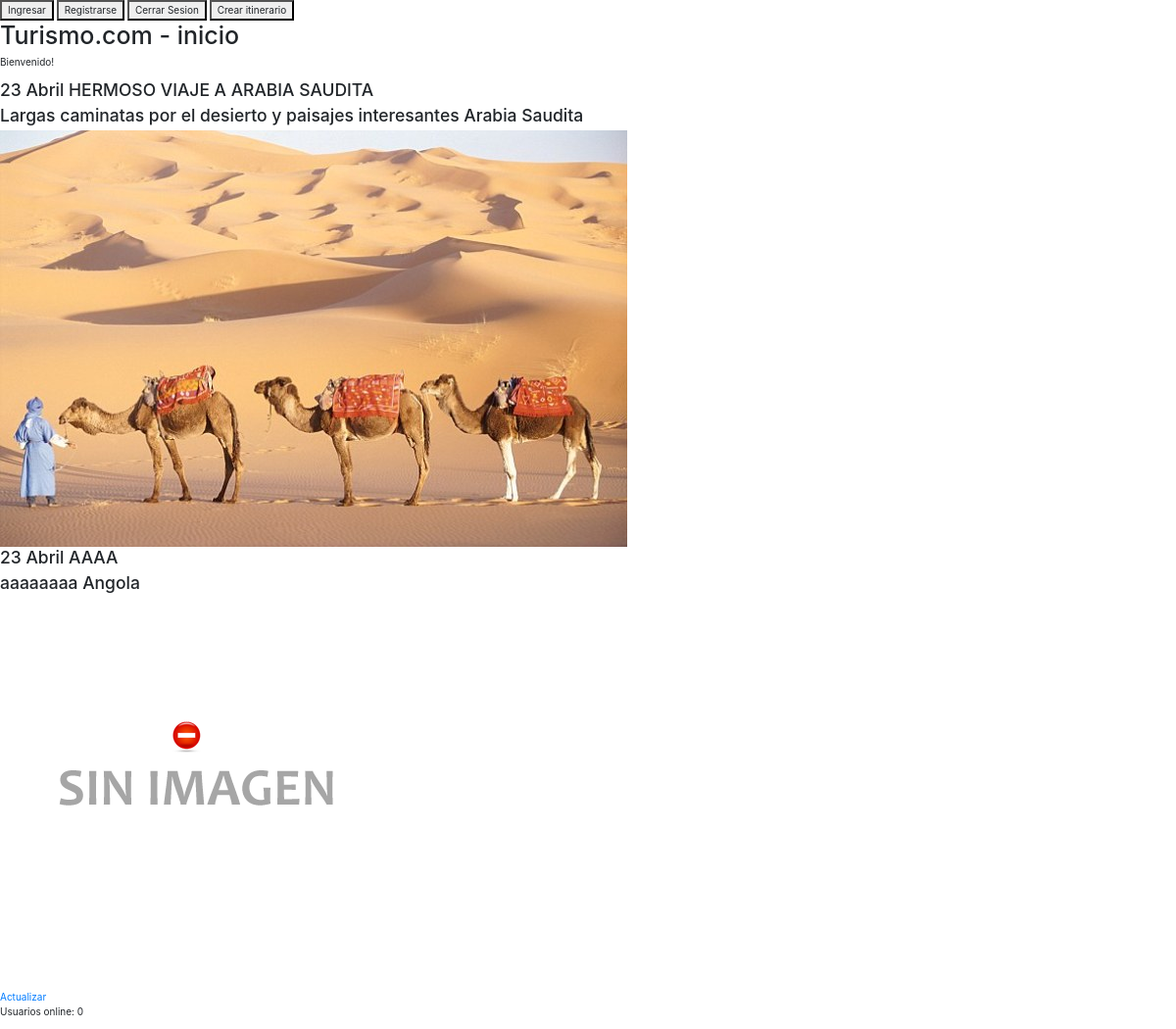
The page /inicio/ on the database its author committed.
### sitio/models.py (models this page shows, shortened)
class Itinerario(models.Model):
    usuario = models.ForeignKey(User, null=True, blank=True)
    titulo = models.CharField(max_length=50)
    estado = models.ForeignKey(Estado, null=True, blank=True)
    texto_general = models.CharField(max_length=1000)
    foto_general = models.ImageField(upload_to = 'sitio/imagenes/',
        default = 'sitio/imagenes/none/no-img.png')
    pais_destino = models.ForeignKey(Pais, null=True, blank=True)
    fecha = models.DateTimeField()
    fecha_salida = models.DateField()
    fecha_llegada = models.DateField()

class Pais(models.Model):
    nombre = models.CharField(max_length=50)
    def __str__(self):
        return self.nombre

### sitio/views.py (the view)
# urls.py: url(r'^inicio/$', inicio),
def inicio(request):
    itinerarios = Itinerario.objects.all()
    return render(request, 'inicio.html', {'lista_itinerarios': itinerarios})

### sitio/templates/inicio.html (shortened to what this page needs)
{% extends 'base.html' %}
{% load static %}
{% block extra_html %}
	<form style="display: inline" action="http://127.0.0.1:8000/accounts/login/" method="get">
	  <button>Ingresar</button>
	</form>
	<form style="display: inline" action="http://127.0.0.1:8000/accounts/register/" method="get">
	  <button>Registrarse</button>
	</form>
	<form style="display: inline" action="http://127.0.0.1:8000/accounts/logout/" method="get">
	  <button>Cerrar Sesion</button>
	</form>
	<form style="display: inline" action="http://127.0.0.1:8000/crear_itinerario/" method="get">
	  <button>Crear itinerario</button>
	</form>
{% endblock %}
{% block titulo %} - inicio{% endblock %}
{% block contenido %}
    <div id="lista-itinerarios">
        {% include 'lista_itinerarios.html' %}
    </div>
    <a href="#" id="actualizar-usuarios">Actualizar</a>
{% endblock %}

### sitio/templates/lista_itinerarios.html
{% for itinerario in lista_itinerarios %}
    <h3>{{ itinerario.fecha|date:"j F" }} {{ itinerario.titulo|upper }}</h3>
    <h3>{{ itinerario.texto_general }} {{ itinerario.pais_destino }}</h3>
    <img src = "{{ itinerario.foto_general.url }}" />
{% endfor %}

### rows shown on the page
Itinerario: fecha "23 Abril", titulo "HERMOSO VIAJE A ARABIA SAUDITA", texto_general "Largas caminatas por el desierto y paisajes interesantes", pais_destino "Arabia Saudita", foto_general (picture)
Itinerario: fecha "23 Abril", titulo "AAAA", texto_general "aaaaaaaa", pais_destino "Angola", foto_general (placeholder picture)
